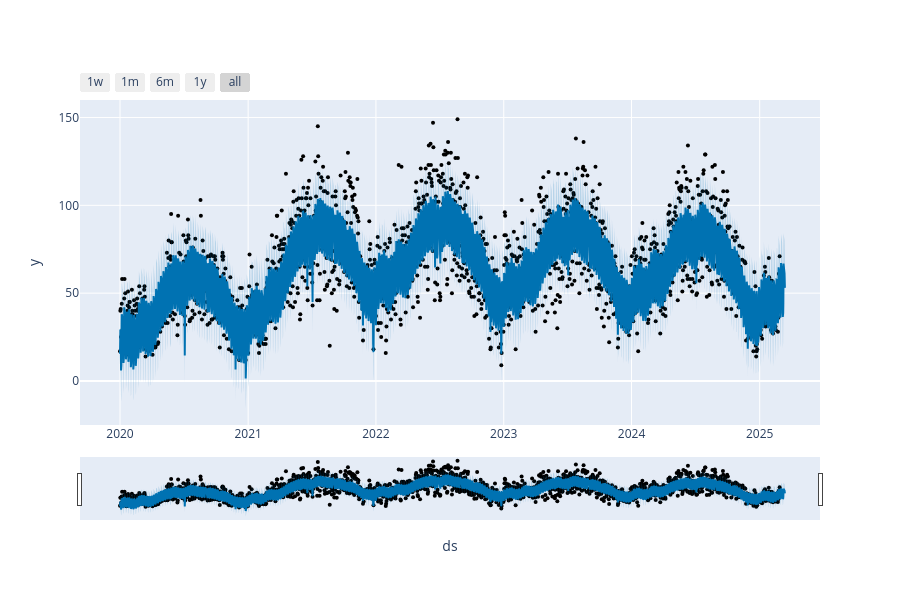
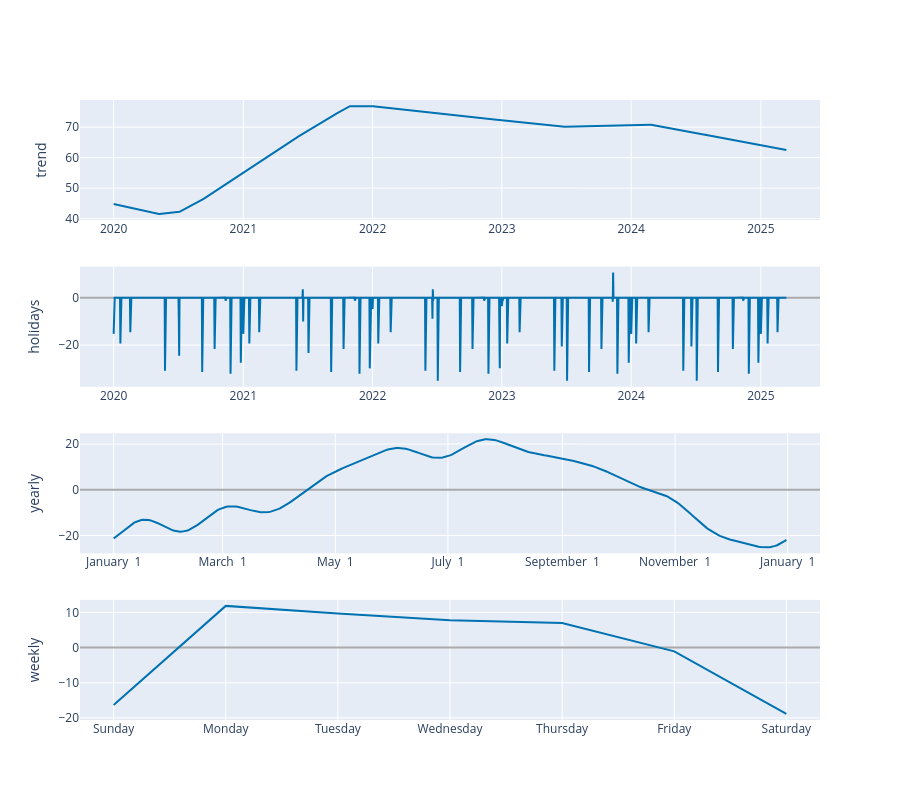

Write notebook code for charts like these, in order.
### Markdown cell above
## Plots and Evaluation of the Model

### Code cell
fig1 = plot_plotly(m, forecast)
fig1.show()

fig2 = plot_components_plotly(m, forecast)
fig2.show()

### Figure 1 — Plotly figure (JSON) as saved in the notebook; plotly's stock layout.template omitted (floating-point values rounded to 4 significant figures; data arrays with more than 128 entries replaced by an {"elided": "..."} marker saying what was removed)
{"data": [{"marker": {"color": "black", "size": 4}, "mode": "markers", "name": "Actual", "type": "scatter", "x": {"elided": "1886 str values"}, "y": {"elided": "1886 int values"}}, {"hoverinfo": "skip", "line": {"width": 0}, "mode": "lines", "type": "scatter", "x": {"elided": "1900 str values"}, "y": {"elided": "1900 float values"}}, {"fill": "tonexty", "fillcolor": "rgba(0, 114, 178, 0.2)", "line": {"color": "#0072B2", "width": 2}, "mode": "lines", "name": "Predicted", "type": "scatter", "x": {"elided": "1900 str values"}, "y": {"elided": "1900 float values"}}, {"fill": "tonexty", "fillcolor": "rgba(0, 114, 178, 0.2)", "hoverinfo": "skip", "line": {"width": 0}, "mode": "lines", "type": "scatter", "x": {"elided": "1900 str values"}, "y": {"elided": "1900 float values"}}], "layout": {"height": 600, "showlegend": false, "width": 900, "xaxis": {"rangeselector": {"buttons": [{"count": 7, "label": "1w", "step": "day", "stepmode": "backward"}, {"count": 1, "label": "1m", "step": "month", "stepmode": "backward"}, {"count": 6, "label": "6m", "step": "month", "stepmode": "backward"}, {"count": 1, "label": "1y", "step": "year", "stepmode": "backward"}, {"step": "all"}]}, "rangeslider": {"visible": true}, "title": {"text": "ds"}, "type": "date"}, "yaxis": {"title": {"text": "y"}}}}

### Figure 2 — Plotly figure (JSON) as saved in the notebook; plotly's stock layout.template omitted (floating-point values rounded to 4 significant figures; data arrays with more than 128 entries replaced by an {"elided": "..."} marker saying what was removed)
{"data": [{"line": {"color": "#0072B2", "width": 2}, "mode": "lines", "name": "trend", "type": "scatter", "x": {"elided": "1900 str values"}, "xaxis": "x", "y": {"elided": "1900 float values"}, "yaxis": "y"}, {"line": {"color": "#0072B2", "width": 2}, "mode": "lines", "name": "holidays", "text": {"elided": "1900 str values"}, "type": "scatter", "x": {"elided": "1900 str values"}, "xaxis": "x2", "y": {"elided": "1900 float values"}, "yaxis": "y2"}, {"line": {"color": "#0072B2", "width": 2}, "mode": "lines", "name": "yearly", "type": "scatter", "x": {"elided": "365 str values"}, "xaxis": "x3", "y": {"elided": "365 float values"}, "yaxis": "y3"}, {"line": {"color": "#0072B2", "width": 2}, "mode": "lines", "name": "weekly", "type": "scatter", "x": ["2017-01-01T00:00:00", "2017-01-02T00:00:00", "2017-01-03T00:00:00", "2017-01-04T00:00:00", "2017-01-05T00:00:00", "2017-01-06T00:00:00", "2017-01-07T00:00:00"], "xaxis": "x4", "y": [-16.32, 11.85, 9.661, 7.78, 6.979, -1.074, -18.88], "yaxis": "y4"}], "layout": {"height": 800, "showlegend": false, "width": 900, "xaxis": {"anchor": "y", "domain": [0, 1], "range": ["2019-09-28T01:12:00", "2025-06-16T22:48:00"], "type": "date"}, "xaxis2": {"anchor": "y2", "domain": [0, 1], "range": ["2019-09-28T01:12:00", "2025-06-16T22:48:00"], "type": "date"}, "xaxis3": {"anchor": "y3", "domain": [0, 1], "range": ["2016-12-13T18:54:02.958904115", "2018-01-18T11:04:57.863013581"], "tickformat": "%B %e", "type": "date"}, "xaxis4": {"anchor": "y4", "domain": [0, 1], "range": ["2016-12-31T16:48:00", "2017-01-07T07:12:00"], "tickformat": "%A", "type": "date"}, "yaxis": {"anchor": "x", "domain": [0.8063, 1], "rangemode": "normal", "title": {"text": "trend"}, "zerolinecolor": "#AAA"}, "yaxis2": {"anchor": "x2", "domain": [0.5375, 0.7312], "rangemode": "tozero", "title": {"text": "holidays"}, "zerolinecolor": "#AAA"}, "yaxis3": {"anchor": "x3", "domain": [0.2687, 0.4625], "title": {"text": "yearly"}, "zerolinecolor": "#AAA"}, "yaxis4": {"anchor": "x4", "domain": [0, 0.1938], "title": {"text": "weekly"}, "zerolinecolor": "#AAA"}}}
